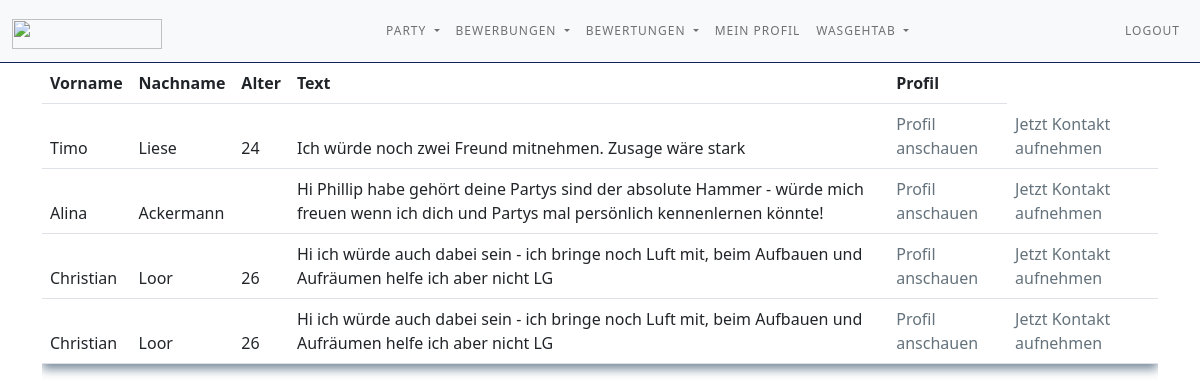
The app's page /lookupparticipants.php?uid=51&pid=81 (signed in) with its own data.
### tables this page shows
CREATE TABLE `application` (
  `id` int(11) NOT NULL AUTO_INCREMENT,
  `status` varchar(100) DEFAULT NULL,
  `text` varchar(1000) DEFAULT NULL,
  `user_id` int(11) DEFAULT NULL,
  `party_id` int(11) DEFAULT NULL,
  PRIMARY KEY (`id`),
  KEY `user_id` (`user_id`),
  KEY `party_id` (`party_id`),
  CONSTRAINT `application_ibfk_10` FOREIGN KEY (`user_id`) REFERENCES `users` (`id`) ON DELETE SET NULL ON UPDATE SET NULL,
  CONSTRAINT `application_ibfk_11` FOREIGN KEY (`party_id`) REFERENCES `party` (`id`) ON DELETE SET NULL ON UPDATE SET NULL
);

CREATE TABLE `users` (
  `id` int(11) NOT NULL AUTO_INCREMENT,
  `firstname` varchar(200) DEFAULT NULL,
  `lastname` varchar(200) DEFAULT NULL,
  `sex` char(1) DEFAULT NULL,
  `age` int(11) DEFAULT NULL,
  `email` varchar(100) DEFAULT NULL,
  `password` varchar(100) DEFAULT NULL,
  `drinks` char(1) DEFAULT NULL,
  `photo` blob DEFAULT NULL,
  PRIMARY KEY (`id`)
);

### lookupparticipants.php (the view, shortened to what this page needs)
<?php
    include "config.php"
?>
<!DOCTYPE html>
<html>
<head>
    <link rel="stylesheet" href="navbar.css">
         <link rel="stylesheet" href="table.css">
</head>
<body>
<?php
    include "navbar.php"
?>
   <?php
$party_id = $_SESSION["PARTYID"];
        $sql = "
        SELECT * FROM
        application, users
        WHERE party_id='$party_id'
        AND user_id = users.id
        AND application.status ='akzeptiert'";
                   $result = $link->query($sql)
                       or die($link->error);
                       if ($result->num_rows > 0) {
                   echo "<div class='container'>";
                                       echo "<div class='row-fluid'>";
                                           echo "<div class='col-xs-6'>";
                                           echo "<div class='table-responsive'>";
                                               echo "<table class='table table5 table-hover table-inverse'>";
                                               echo "<thead class='tablehead thead-dark'>";
                                               echo "<tr>";
                                               echo "<th>Vorname</th>";
                                               echo "<th>Nachname</th>";
                                               echo "<th>Alter</th>";
                                               echo "<th>Text</th>";
                                               echo "<th>Profil</th>";
                                               echo "</tr>";
                                                        while($row = $result->fetch_assoc()) {
                                                       echo "<tr>";
                                                       echo "<td>" . $row["firstname"] . "</td>";
                                                       echo "<td>" . $row["lastname"] . "</td>";
                                                       $name = $row["firstname"];
                                                       echo "<td>" . $row["age"] . "</td>";
                                                       echo "<td>" . $row["text"] . "</td>";
                                                       echo "<td><a href='lookupprofile_participants.php?uid=". $row["user_id"]."&pid=".$party_id."'class=' btn-'>Profil anschauen </a></td>";
                                                       echo "<td><a href='mailto:". $row["email"] ."?subject=Einladung%20wasgehtab%20Party&body=Hi%20$name%0D%0A%0D%0Aich%20freue%20mich%20dass%20du%20zu%20meiner%20Party%20kommst.%0D%0A%0D%0AHier%20die%20Details:'>Jetzt Kontakt aufnehmen</a></td>";
                                                       echo "</tr>";
                                                   }
                                                echo "</thead>";
                                               echo "</table>";
                                           echo "</div>";
                                           echo "</div>";
                                       echo "</div>";
                                   echo "</div>";
                     } else {
                       include "no_participants.html";
                        }
               ?>
</body>
</html>

### table.css (style rules this page uses)
.table5 { justify-content: center; align-items:center; }
.tablehead { box-shadow: 0 5px 10px lightslategray; }

### records on screen
application: user.firstname "Timo", user.lastname "Liese", user.age "24", text "Ich würde noch zwei Freund mitnehmen. Zusage wäre stark"
application: user.firstname "Alina", user.lastname "Ackermann", text "Hi Phillip habe gehört deine Partys sind der absolute Hammer - würde mich freuen wenn ich dich und Partys mal persönlich kennenlernen könnte!"
application: user.firstname "Christian", user.lastname "Loor", user.age "26", text "Hi ich würde auch dabei sein - ich bringe noch Luft mit, beim Aufbauen und Aufräumen helfe ich aber nicht LG"
application: user.firstname "Christian", user.lastname "Loor", user.age "26", text "Hi ich würde auch dabei sein - ich bringe noch Luft mit, beim Aufbauen und Aufräumen helfe ich aber nicht LG"
